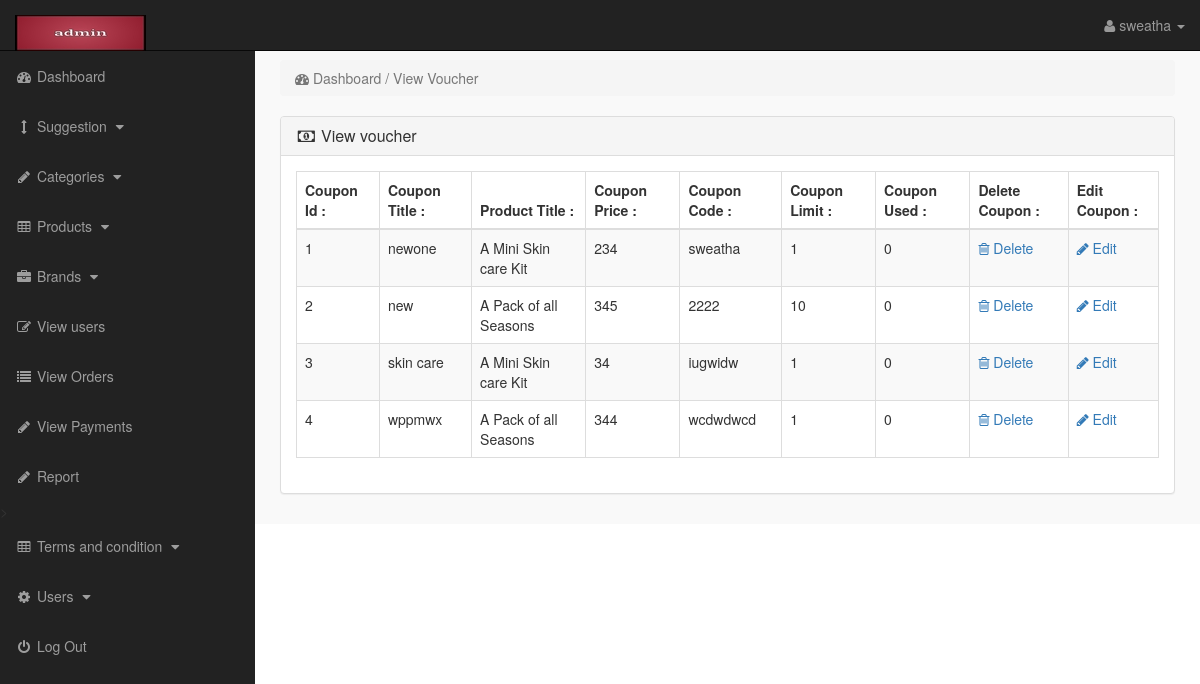
/admin_area/index.php?view_coupons (signed in), run on the app's committed database.
### tables this page shows
CREATE TABLE `voucher` (
  `coupon_id` int(10) NOT NULL,
  `product_id` varchar(255) NOT NULL,
  `coupon_title` varchar(255) NOT NULL,
  `product_title` varchar(255) NOT NULL,
  `coupon_price` int(100) NOT NULL,
  `coupon_code` varchar(255) NOT NULL,
  `coupon_limit` int(100) NOT NULL,
  `coupon_used` int(100) NOT NULL
);

### admin_area/view_coupons.php (the view, shortened to what this page needs)
<?php
if(!isset($_SESSION['admin_email'])){
echo "<script>window.open('login.php','_self')</script>";
}
else {
?>
<div class="row">
<div class="col-lg-12">
<ol class="breadcrumb">
<li class="active">
<i class="fa fa-dashboard"></i> Dashboard / View Voucher
</li>
</ol>
</div>
</div>
<div class="row" >
<div class="col-lg-12" >
<div class="panel panel-default">
<div class="panel-heading">
<h3 class="panel-title">
<i class="fa fa-money fa-fw"></i> View voucher
</h3>
</div>
<div class="panel-body">
<div class="table-responsive">
<table class="table table-bordered table-hover table-striped">
<thead>
<tr>
<th>Coupon Id : </th>
<th>Coupon Title : </th>
<th>Product Title : </th>
<th>Coupon Price : </th>
<th>Coupon Code : </th>
<th>Coupon Limit : </th>
<th>Coupon Used : </th>
<th>Delete Coupon : </th>
<th>Edit Coupon : </th>
</tr>
</thead>
<tbody>
<?php
$i = 0;
$get_coupons = "select * from voucher";
$run_coupons = mysqli_query($con,$get_coupons);
while($row_coupons = mysqli_fetch_array($run_coupons)){
$coupon_id = $row_coupons['coupon_id'];
$product_title = $row_coupons['product_title'];
$coupon_title = $row_coupons['coupon_title'];
$coupon_price = $row_coupons['coupon_price'];
$coupon_code = $row_coupons['coupon_code'];
$coupon_limit = $row_coupons['coupon_limit'];
$coupon_used = $row_coupons['coupon_used'];
$i++;
?>
<tr>
<td><?php echo $i; ?></td>
<td><?php echo $coupon_title; ?></td>
<td><?php echo $product_title; ?></td>
<td><?php echo $coupon_price; ?></td>
<td><?php echo $coupon_code; ?></td>
<td><?php echo $coupon_limit; ?></td>
<td><?php echo $coupon_used; ?></td>
<td>
<a href="index.php?delete_coupon=<?php echo $coupon_id; ?>">
<i class="fa fa-trash-o"></i> Delete
</a>
</td>
<td>
<a href="index.php?edit_coupon=<?php echo $coupon_id; ?>">
<i class="fa fa-pencil"></i> Edit
</a>
</td>
</tr>
<?php } ?>
</tbody>
</table>
</div>
</div>
</div>
</div>
</div>
<?php } ?>

### admin_area/includes/sidebar.php (shortened to what this page needs)
<?php
if(!isset($_SESSION['admin_email'])){
echo "<script>window.open('login.php','_self')</script>";
}
else {
?>
<nav class="navbar navbar-inverse navbar-fixed-top" >
<div class="navbar-header" >
<a class="navbar-brand" href="index.php?dashboard" ><img src="admin_images/l.jpg"></a>
</div>
<ul class="nav navbar-right top-nav" >
<li class="dropdown" >
<a href="#" class="dropdown-toggle" data-toggle="dropdown" >
<i class="fa fa-user" ></i>
<?php echo $admin_name; ?> <b class="caret" ></b>
</a>
</li>
</ul>
<div class="collapse navbar-collapse navbar-ex1-collapse">
<ul class="nav navbar-nav side-nav">
<li>
<a href="index.php?dashboard">
<i class="fa fa-fw fa-dashboard"></i> Dashboard
</a>
</li>
<li>
<a href="#" data-toggle="collapse" data-target="#cat">
<i class="fa fa-fw fa-arrows-v"></i> Suggestion
<i class="fa fa-fw fa-caret-down"></i>
</a>
</li>
<li>
<a href="#" data-toggle="collapse" data-target="#p_cat">
<i class="fa fa-fw fa-pencil"></i>  Categories
<i class="fa fa-fw fa-caret-down"></i>
</a>
</li>
<li>
<a href="#" data-toggle="collapse" data-target="#products">
<i class="fa fa-fw fa-table"></i> Products
<i class="fa fa-fw fa-caret-down"></i>
</a>
</li>
<li>
<a href="#" data-toggle="collapse" data-target="#manufacturers">
<i class="fa fa-fw fa-briefcase"></i> Brands
<i class="fa fa-fw fa-caret-down"></i>
</a>
</li>
<li>
<a href="index.php?view_customers">
<i class="fa fa-fw fa-edit"></i> View users
</a>
</li>
<li>
<a href="index.php?view_orders">
<i class="fa fa-fw fa-list"></i> View Orders
</a>
</li>
<li>
<a href="index.php?view_payments">
<i class="fa fa-fw fa-pencil"></i> View Payments
</a>
</li>
<li>
<a href="index.php?view_payments.php">
<i class="fa fa-fw fa-pencil"></i> Report
</a>
</li>
<li>
<a href="#" data-toggle="collapse" data-target="#terms" >
<i class="fa fa-fw fa-table"></i> Terms and condition
<i class="fa fa-fw fa-caret-down"></i>
</a>
</li>
<li>
<a href="#" data-toggle="collapse" data-target="#users">
<i class="fa fa-fw fa-gear"></i> Users
<i class="fa fa-fw fa-caret-down"></i>
</a>
</li>
<li>
<a href="logout.php">
<i class="fa fa-fw fa-power-off"></i> Log Out
</a>
</li>
</ul>
</div>
</nav>
<?php } ?>

### admin_area/css/style.css (style rules this page uses)
body { margin-top:100px; }
@media (min-width: 768px) { body { margin-top:50px; } }
.top-nav { padding:0 15px; }
.top-nav>li { display:inline-block; float:left; }
.top-nav>li>a { padding-top:15px; padding-bottom:15px; line-height:20px; color:#999; }
@media (min-width: 768px) { .side-nav { position:fixed; top:51px; width:255px; border-radius:0; overflow-y:auto; background-color: #222; bottom:0; overflow-x:hidden; padding-bottom:40px; } }
@media (min-width: 768px) { .side-nav>li>a { width:255px; } }
.panel-body { border-radius:5px; }

### data on the page
voucher: coupon_title "newone", product_title "A Mini Skin care Kit", coupon_price "234", coupon_code "sweatha", coupon_limit "1", coupon_used "0"
voucher: coupon_title "new", product_title "A Pack of all Seasons", coupon_price "345", coupon_code "2222", coupon_limit "10", coupon_used "0"
voucher: coupon_title "skin care", product_title "A Mini Skin care Kit", coupon_price "34", coupon_code "iugwidw", coupon_limit "1", coupon_used "0"
voucher: coupon_title "wppmwx", product_title "A Pack of all Seasons", coupon_price "344", coupon_code "wcdwdwcd", coupon_limit "1", coupon_used "0"

### other printed values
$admin_name "sweatha"
